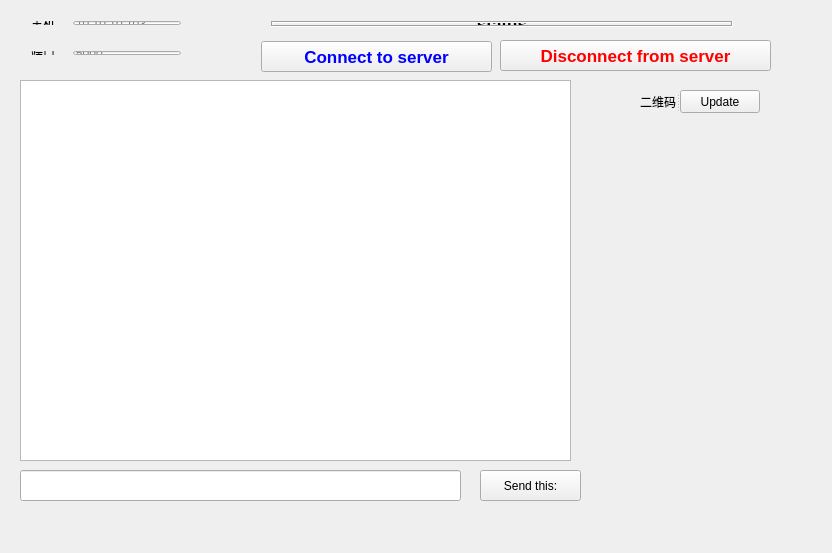
<?xml version="1.0" encoding="UTF-8"?>
<ui version="4.0">
 <class>MainWindow</class>
 <widget class="QMainWindow" name="MainWindow">
  <property name="geometry">
   <rect>
    <x>0</x>
    <y>0</y>
    <width>832</width>
    <height>553</height>
   </rect>
  </property>
  <property name="windowTitle">
   <string>二维码识别QT上位机</string>
  </property>
  <widget class="QWidget" name="centralWidget">
   <widget class="QWidget" name="layoutWidget">
    <property name="geometry">
     <rect>
      <x>20</x>
      <y>40</y>
      <width>172</width>
      <height>26</height>
     </rect>
    </property>
    <layout class="QHBoxLayout" name="horizontalLayout_4">
     <item>
      <widget class="QLabel" name="label_3">
       <property name="text">
        <string>端口：</string>
       </property>
      </widget>
     </item>
     <item>
      <widget class="QLineEdit" name="portLineEdit_2">
       <property name="placeholderText">
        <string>5000</string>
       </property>
      </widget>
     </item>
    </layout>
   </widget>
   <widget class="QWidget" name="layoutWidget_2">
    <property name="geometry">
     <rect>
      <x>20</x>
      <y>10</y>
      <width>172</width>
      <height>26</height>
     </rect>
    </property>
    <layout class="QHBoxLayout" name="horizontalLayout_5">
     <item>
      <widget class="QLabel" name="label_4">
       <property name="text">
        <string>主机：</string>
       </property>
      </widget>
     </item>
     <item>
      <widget class="QLineEdit" name="hostLineEdit_2">
       <property name="placeholderText">
        <string>10.10.10.103</string>
       </property>
      </widget>
     </item>
    </layout>
   </widget>
   <widget class="QPushButton" name="pushButton_connect">
    <property name="geometry">
     <rect>
      <x>261</x>
      <y>41</y>
      <width>231</width>
      <height>31</height>
     </rect>
    </property>
    <property name="font">
     <font>
      <pointsize>13</pointsize>
      <weight>75</weight>
      <bold>true</bold>
     </font>
    </property>
    <property name="styleSheet">
     <string notr="true">color: rgb(0, 0, 255);</string>
    </property>
    <property name="text">
     <string>Connect to server</string>
    </property>
   </widget>
   <widget class="QPushButton" name="pushButton_disconnect">
    <property name="enabled">
     <bool>true</bool>
    </property>
    <property name="geometry">
     <rect>
      <x>500</x>
      <y>40</y>
      <width>271</width>
      <height>31</height>
     </rect>
    </property>
    <property name="font">
     <font>
      <pointsize>13</pointsize>
      <weight>75</weight>
      <bold>true</bold>
     </font>
    </property>
    <property name="styleSheet">
     <string notr="true">color: rgb(255, 0, 0);</string>
    </property>
    <property name="text">
     <string>Disconnect from server</string>
    </property>
   </widget>
   <widget class="QWidget" name="layoutWidget">
    <property name="geometry">
     <rect>
      <x>260</x>
      <y>10</y>
      <width>484</width>
      <height>28</height>
     </rect>
    </property>
    <layout class="QHBoxLayout" name="horizontalLayout_2">
     <item>
      <widget class="QLabel" name="label_status">
       <property name="maximumSize">
        <size>
         <width>9999</width>
         <height>16777215</height>
        </size>
       </property>
       <property name="font">
        <font>
         <pointsize>13</pointsize>
         <weight>75</weight>
         <bold>true</bold>
        </font>
       </property>
       <property name="frameShape">
        <enum>QFrame::Box</enum>
       </property>
       <property name="frameShadow">
        <enum>QFrame::Sunken</enum>
       </property>
       <property name="text">
        <string>status</string>
       </property>
       <property name="alignment">
        <set>Qt::AlignCenter</set>
       </property>
      </widget>
     </item>
    </layout>
   </widget>
   <widget class="QTextEdit" name="textEdit_log">
    <property name="geometry">
     <rect>
      <x>20</x>
      <y>80</y>
      <width>551</width>
      <height>381</height>
     </rect>
    </property>
   </widget>
   <widget class="QPushButton" name="pushButton_send">
    <property name="geometry">
     <rect>
      <x>480</x>
      <y>470</y>
      <width>101</width>
      <height>31</height>
     </rect>
    </property>
    <property name="text">
     <string>Send this:</string>
    </property>
   </widget>
   <widget class="QLineEdit" name="lineEdit_message">
    <property name="geometry">
     <rect>
      <x>20</x>
      <y>470</y>
      <width>441</width>
      <height>31</height>
     </rect>
    </property>
   </widget>
   <widget class="QSplitter" name="splitter">
    <property name="geometry">
     <rect>
      <x>640</x>
      <y>90</y>
      <width>120</width>
      <height>23</height>
     </rect>
    </property>
    <property name="orientation">
     <enum>Qt::Horizontal</enum>
    </property>
    <widget class="QLabel" name="label_5">
     <property name="text">
      <string>二维码</string>
     </property>
    </widget>
    <widget class="QPushButton" name="Update">
     <property name="text">
      <string>Update</string>
     </property>
    </widget>
   </widget>
   <widget class="QRCode" name="widget" native="true">
    <property name="geometry">
     <rect>
      <x>590</x>
      <y>130</y>
      <width>230</width>
      <height>210</height>
     </rect>
    </property>
    <property name="minimumSize">
     <size>
      <width>200</width>
      <height>200</height>
     </size>
    </property>
    <property name="baseSize">
     <size>
      <width>200</width>
      <height>200</height>
     </size>
    </property>
   </widget>
   <zorder>textEdit_log</zorder>
   <zorder>pushButton_send</zorder>
   <zorder>lineEdit_message</zorder>
   <zorder>splitter</zorder>
   <zorder>layoutWidget</zorder>
   <zorder>layoutWidget</zorder>
   <zorder>layoutWidget_2</zorder>
   <zorder>pushButton_connect</zorder>
   <zorder>pushButton_disconnect</zorder>
   <zorder>widget</zorder>
  </widget>
 </widget>
 <layoutdefault spacing="6" margin="11"/>
 <customwidgets>
  <customwidget>
   <class>QRCode</class>
   <extends>QWidget</extends>
   <header>qrcode.h</header>
   <container>1</container>
  </customwidget>
 </customwidgets>
 <resources/>
 <connections/>
</ui>
